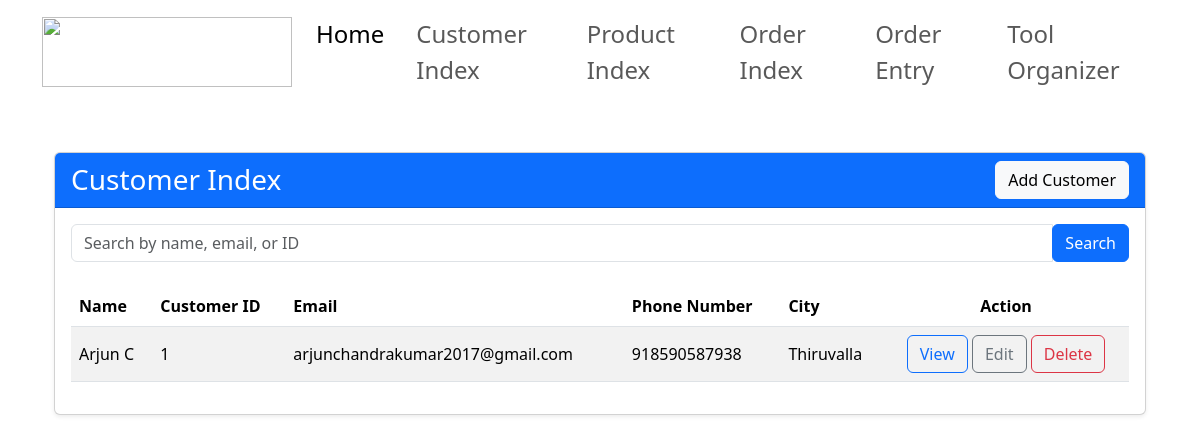
/customer_index, run on the app's committed database.
### app1/models.py (models this page shows, shortened)
class Customer(models.Model):
    name = models.CharField(max_length=255)
    customer_id = models.CharField(max_length=100, unique=True)
    email = models.EmailField()
    phone_number = models.CharField(max_length=20)
    city = models.CharField(max_length=100)
    street = models.CharField(max_length=255)
    postal_code = models.CharField(max_length=20)
    fax = models.CharField(max_length=20, blank=True, null=True)

### app1/views.py (the view)
# urls.py: path("customer_index", views.customer_index, name="customer_index"),
def customer_index(request):
    search_query = request.GET.get('search', '')  # Get search term from query parameters
    if search_query:
        customers = Customer.objects.filter(
            Q(name__icontains=search_query) |
            Q(email__icontains=search_query) |
            Q(customer_id__icontains=search_query)
        )
    else:
        customers = Customer.objects.all()
    form = CustomerForm()
    if request.method == 'POST':
        form = CustomerForm(request.POST)
        if form.is_valid():
            form.save()
            return redirect('customer_index')
    context = {
        'customers': customers,
        'form': form,
        'search_query': search_query,
    }
    return render(request, 'customer_index.html', context)

### app1/forms.py
class CustomerForm(forms.ModelForm):
    class Meta:
        model = Customer
        fields = ['name', 'customer_id', 'email', 'phone_number', 'city', 'street', 'postal_code', 'fax']
        widgets = {
            'name': forms.TextInput(attrs={'class': 'form-control'}),
            'customer_id': forms.TextInput(attrs={'class': 'form-control'}),
            'email': forms.EmailInput(attrs={'class': 'form-control'}),
            'phone_number': forms.TextInput(attrs={'class': 'form-control'}),
            'city': forms.TextInput(attrs={'class': 'form-control'}),
            'street': forms.TextInput(attrs={'class': 'form-control'}),
            'postal_code': forms.TextInput(attrs={'class': 'form-control'}),
            'fax': forms.TextInput(attrs={'class': 'form-control'}),
        }

### templates/customer_index.html (shortened to what this page needs)
{% extends 'base.html' %}
{% block content %}
<div class="container mt-5">
    <div class="card shadow-sm">
        <div class="card-header bg-primary text-white d-flex justify-content-between align-items-center">
            <h1 class="h3 mb-0">Customer Index</h1>
            <a href="#" class="btn btn-light" data-bs-toggle="modal" data-bs-target="#addCustomerModal">Add Customer</a>
        </div>
        <div class="card-body">
            <form method="GET" action="{% url 'customer_index' %}" class="form-inline mb-4">
                <div class="input-group w-100">
                    <input type="text" name="search" class="form-control"
                           placeholder="Search by name, email, or ID"
                           aria-label="Search" value="{{ search_query }}">
                    <div class="input-group-append">
                        <button type="submit" class="btn btn-primary">Search</button>
                    </div>
                </div>
            </form>
            <div class="table-responsive">
                <table class="table table-hover table-striped align-middle">
                    <thead class="thead-dark">
                        <tr>
                            <th scope="col">Name</th>
                            <th scope="col">Customer ID</th>
                            <th scope="col">Email</th>
                            <th scope="col">Phone Number</th>
                            <th scope="col">City</th>
                            <th scope="col" class="text-center">Action</th>
                        </tr>
                    </thead>
                    <tbody>
                        {% for customer in customers %}
                        <tr>
                            <td>{{ customer.name }}</td>
                            <td>{{ customer.customer_id }}</td>
                            <td>{{ customer.email }}</td>
                            <td>{{ customer.phone_number }}</td>
                            <td>{{ customer.city }}</td>
                            <td class="text-center">
                                <a href="{% url 'customer_detail' customer.id %}" class="btn btn-outline-primary mr-2">View</a>
                                <a href="{% url "customer_edit" customer.id %}" class="btn btn-outline-secondary mr-2">Edit</a>
                                <form action="{% url 'customer_delete' customer.pk %}" method="POST" style="display:inline;">
                                    <button type="submit" class="btn btn-outline-danger">Delete</button>
                                </form>
                            </td>
                        </tr>
                        {% empty %}
                        <tr>
                            <td colspan="6" class="text-center text-muted">No customers found.</td>
                        </tr>
                        {% endfor %}
                    </tbody>
                </table>
            </div>
        </div>
    </div>
</div>
{% endblock %}

### data on the page
Customer: name "Arjun C", customer_id "1", email "arjunchandrakumar2017@gmail.com", phone_number "918590587938", city "Thiruvalla"
